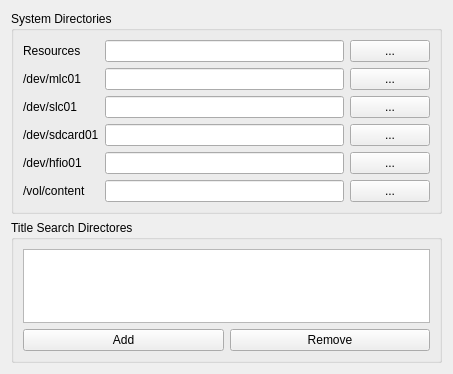
<?xml version="1.0" encoding="UTF-8"?>
<ui version="4.0">
 <class>ContentSettingsWidget</class>
 <widget class="QWidget" name="ContentSettingsWidget">
  <property name="geometry">
   <rect>
    <x>0</x>
    <y>0</y>
    <width>453</width>
    <height>374</height>
   </rect>
  </property>
  <property name="windowTitle">
   <string>Form</string>
  </property>
  <layout class="QVBoxLayout" name="verticalLayout_2">
   <item>
    <widget class="QGroupBox" name="groupBox_2">
     <property name="title">
      <string>System Directories</string>
     </property>
     <layout class="QGridLayout" name="gridLayout">
      <item row="0" column="2">
       <widget class="QPushButton" name="pushButtonResourcesPath">
        <property name="text">
         <string>...</string>
        </property>
       </widget>
      </item>
      <item row="5" column="0">
       <widget class="QLabel" name="label_4">
        <property name="text">
         <string>/dev/hfio01</string>
        </property>
       </widget>
      </item>
      <item row="5" column="1">
       <widget class="QLineEdit" name="lineEditHfioPath"/>
      </item>
      <item row="3" column="1">
       <widget class="QLineEdit" name="lineEditSlcPath"/>
      </item>
      <item row="4" column="2">
       <widget class="QPushButton" name="pushButtonSdcardPath">
        <property name="text">
         <string>...</string>
        </property>
       </widget>
      </item>
      <item row="6" column="2">
       <widget class="QPushButton" name="pushButtonContentPath">
        <property name="text">
         <string>...</string>
        </property>
       </widget>
      </item>
      <item row="0" column="0">
       <widget class="QLabel" name="label_5">
        <property name="text">
         <string>Resources</string>
        </property>
       </widget>
      </item>
      <item row="4" column="1">
       <widget class="QLineEdit" name="lineEditSdcardPath"/>
      </item>
      <item row="5" column="2">
       <widget class="QPushButton" name="pushButtonHfioPath">
        <property name="text">
         <string>...</string>
        </property>
       </widget>
      </item>
      <item row="6" column="0">
       <widget class="QLabel" name="label_6">
        <property name="text">
         <string>/vol/content</string>
        </property>
       </widget>
      </item>
      <item row="6" column="1">
       <widget class="QLineEdit" name="lineEditContentPath"/>
      </item>
      <item row="2" column="2">
       <widget class="QPushButton" name="pushButtonMlcPath">
        <property name="text">
         <string>...</string>
        </property>
       </widget>
      </item>
      <item row="0" column="1">
       <widget class="QLineEdit" name="lineEditResourcesPath"/>
      </item>
      <item row="4" column="0">
       <widget class="QLabel" name="label_3">
        <property name="text">
         <string>/dev/sdcard01</string>
        </property>
       </widget>
      </item>
      <item row="2" column="1">
       <widget class="QLineEdit" name="lineEditMlcPath"/>
      </item>
      <item row="2" column="0">
       <widget class="QLabel" name="label">
        <property name="text">
         <string>/dev/mlc01</string>
        </property>
       </widget>
      </item>
      <item row="3" column="2">
       <widget class="QPushButton" name="pushButtonSlcPath">
        <property name="text">
         <string>...</string>
        </property>
       </widget>
      </item>
      <item row="3" column="0">
       <widget class="QLabel" name="label_2">
        <property name="text">
         <string>/dev/slc01</string>
        </property>
       </widget>
      </item>
     </layout>
    </widget>
   </item>
   <item>
    <widget class="QGroupBox" name="groupBox">
     <property name="title">
      <string>Title Search Directores</string>
     </property>
     <layout class="QVBoxLayout" name="verticalLayout">
      <item>
       <widget class="QListWidget" name="listWidgetTitleDirectories"/>
      </item>
      <item>
       <layout class="QHBoxLayout" name="horizontalLayout">
        <item>
         <widget class="QPushButton" name="pushButtonAddTitleDirectory">
          <property name="text">
           <string>Add</string>
          </property>
         </widget>
        </item>
        <item>
         <widget class="QPushButton" name="pushButtonRemoveTitleDirectory">
          <property name="text">
           <string>Remove</string>
          </property>
         </widget>
        </item>
       </layout>
      </item>
     </layout>
    </widget>
   </item>
  </layout>
 </widget>
 <resources/>
 <connections>
  <connection>
   <sender>pushButtonAddTitleDirectory</sender>
   <signal>clicked()</signal>
   <receiver>ContentSettingsWidget</receiver>
   <slot>addTitleDirectory()</slot>
   <hints>
    <hint type="sourcelabel">
     <x>119</x>
     <y>351</y>
    </hint>
    <hint type="destinationlabel">
     <x>226</x>
     <y>186</y>
    </hint>
   </hints>
  </connection>
  <connection>
   <sender>pushButtonContentPath</sender>
   <signal>clicked()</signal>
   <receiver>ContentSettingsWidget</receiver>
   <slot>browseContentPath()</slot>
   <hints>
    <hint type="sourcelabel">
     <x>411</x>
     <y>136</y>
    </hint>
    <hint type="destinationlabel">
     <x>226</x>
     <y>186</y>
    </hint>
   </hints>
  </connection>
  <connection>
   <sender>pushButtonHfioPath</sender>
   <signal>clicked()</signal>
   <receiver>ContentSettingsWidget</receiver>
   <slot>browseHfioPath()</slot>
   <hints>
    <hint type="sourcelabel">
     <x>411</x>
     <y>115</y>
    </hint>
    <hint type="destinationlabel">
     <x>226</x>
     <y>186</y>
    </hint>
   </hints>
  </connection>
  <connection>
   <sender>pushButtonMlcPath</sender>
   <signal>clicked()</signal>
   <receiver>ContentSettingsWidget</receiver>
   <slot>browseMlcPath()</slot>
   <hints>
    <hint type="sourcelabel">
     <x>411</x>
     <y>52</y>
    </hint>
    <hint type="destinationlabel">
     <x>226</x>
     <y>186</y>
    </hint>
   </hints>
  </connection>
  <connection>
   <sender>pushButtonRemoveTitleDirectory</sender>
   <signal>clicked()</signal>
   <receiver>ContentSettingsWidget</receiver>
   <slot>removeTitleDirectory()</slot>
   <hints>
    <hint type="sourcelabel">
     <x>333</x>
     <y>351</y>
    </hint>
    <hint type="destinationlabel">
     <x>226</x>
     <y>186</y>
    </hint>
   </hints>
  </connection>
  <connection>
   <sender>pushButtonSdcardPath</sender>
   <signal>clicked()</signal>
   <receiver>ContentSettingsWidget</receiver>
   <slot>browseSdcardPath()</slot>
   <hints>
    <hint type="sourcelabel">
     <x>411</x>
     <y>94</y>
    </hint>
    <hint type="destinationlabel">
     <x>226</x>
     <y>186</y>
    </hint>
   </hints>
  </connection>
  <connection>
   <sender>pushButtonResourcesPath</sender>
   <signal>clicked()</signal>
   <receiver>ContentSettingsWidget</receiver>
   <slot>browseResourcesPath()</slot>
   <hints>
    <hint type="sourcelabel">
     <x>411</x>
     <y>31</y>
    </hint>
    <hint type="destinationlabel">
     <x>226</x>
     <y>186</y>
    </hint>
   </hints>
  </connection>
  <connection>
   <sender>pushButtonSlcPath</sender>
   <signal>clicked()</signal>
   <receiver>ContentSettingsWidget</receiver>
   <slot>browseSlcPath()</slot>
   <hints>
    <hint type="sourcelabel">
     <x>411</x>
     <y>73</y>
    </hint>
    <hint type="destinationlabel">
     <x>226</x>
     <y>186</y>
    </hint>
   </hints>
  </connection>
 </connections>
 <slots>
  <slot>browseResourcesPath()</slot>
  <slot>browseMlcPath()</slot>
  <slot>browseSlcPath()</slot>
  <slot>browseSdcardPath()</slot>
  <slot>browseHfioPath()</slot>
  <slot>browseContentPath()</slot>
  <slot>addTitleDirectory()</slot>
  <slot>removeTitleDirectory()</slot>
 </slots>
</ui>
